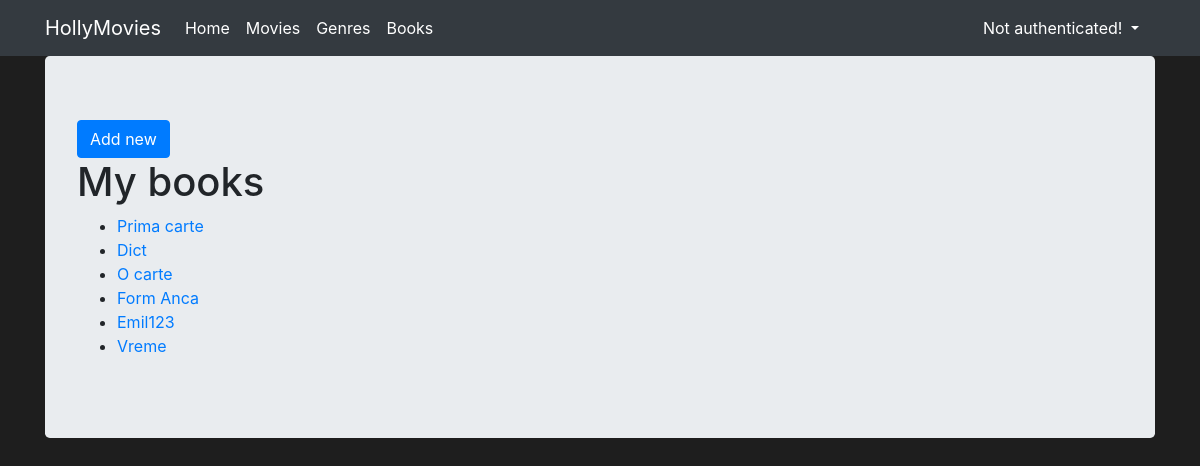
The page /books/ on the database its author committed.
### books/models.py (models this page shows, shortened)
class Book(Model):
    title = CharField(max_length=128)
    description = TextField()
    author = ForeignKey(Author, on_delete=DO_NOTHING)
    isbn = CharField(max_length=13)
    created = DateTimeField(auto_now_add=True)

### books/views.py (the view)
# urls.py: path('', BooksView.as_view(), name='books'),
class BooksView(ListView):
    template_name = 'books.html'
    model = Book

### books/templates/books.html
{% extends 'base.html' %}
{% block content %}
<a href="{% url 'books_create' %}" class="btn btn-primary">Add new</a>
<h1>My books</h1>
<ul>
{% for book in object_list %}
  <li>
    <a href="{% url 'book_detail' book.id %}">{{ book.title }}</a>
  </li>
{% endfor %}
</ul>
{% endblock %}

### viewer/static/index.css (style rules this page uses)
body { background-color: #1e1e1e; }

### rows shown on the page
Book: title "Prima carte"
Book: title "Dict"
Book: title "O carte"
Book: title "Form Anca"
Book: title "Emil123"
Book: title "Vreme"
